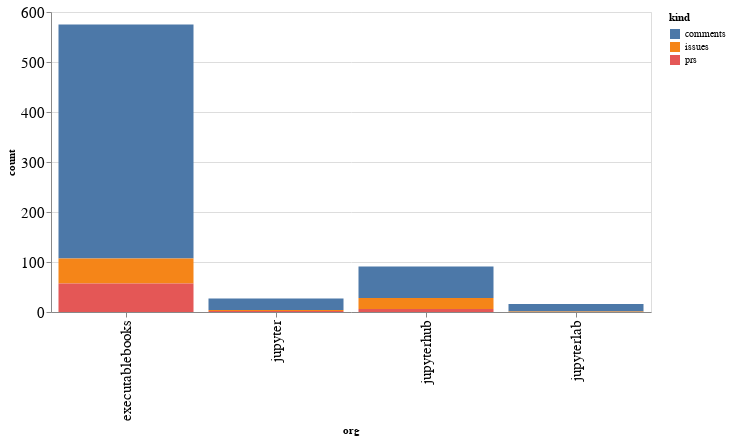

Notebook code for this chart:
### Code cell
alt.Chart(org_summaries, width=600).mark_bar().encode(
    x='org',
    y='count',
    color='kind',
    tooltip="org"
)

### Figure 1 — Vega-Lite specification as saved in the notebook (floating-point values rounded to 4 significant figures)
{"config": {"axisLeft": {"labelFontSize": 15}, "axisBottom": {"labelFontSize": 15}}, "data": {"name": "data-af92330a08a3bddd7d0f0a6a16edeed1"}, "mark": "bar", "encoding": {"color": {"type": "nominal", "field": "kind"}, "tooltip": {"type": "nominal", "field": "org"}, "x": {"type": "nominal", "field": "org"}, "y": {"type": "quantitative", "field": "count"}}, "width": 600, "$schema": "https://vega.github.io/schema/vega-lite/v4.8.1.json", "datasets": {"data-af92330a08a3bddd7d0f0a6a16edeed1": [{"org": "executablebooks", "kind": "comments", "count": 468}, {"org": "executablebooks", "kind": "issues", "count": 50}, {"org": "executablebooks", "kind": "prs", "count": 57}, {"org": "jupyter", "kind": "comments", "count": 23}, {"org": "jupyter", "kind": "issues", "count": 2}, {"org": "jupyter", "kind": "prs", "count": 2}, {"org": "jupyterhub", "kind": "comments", "count": 63}, {"org": "jupyterhub", "kind": "issues", "count": 22}, {"org": "jupyterhub", "kind": "prs", "count": 6}, {"org": "jupyterlab", "kind": "comments", "count": 15}, {"org": "jupyterlab", "kind": "issues", "count": 1}]}}
